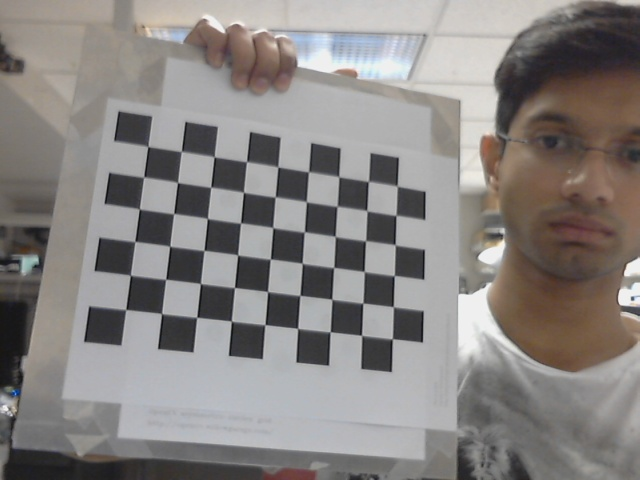
#> input picture caliberate_mono/data/image10.jpg, 640 x 480 px; its folder holds only this picture in this run
$ python calibrate.py data/image10.jpg   (older library calls are emulated)
#> lines starting #> are read from the running program, lines starting #| are printed output that depends on the picture; long printed decimals are rounded
### caliberate_mono/common.py
#/usr/bin/env python

'''
This module contais some common routines used by other samples.
'''

import numpy as np
import cv2
import os
from contextlib import contextmanager
import itertools as it

image_extensions = ['.bmp', '.jpg', '.jpeg', '.png', '.tif', '.tiff', '.pbm', '.pgm', '.ppm']

class Bunch(object):
    def __init__(self, **kw):
        self.__dict__.update(kw)
    def __str__(self):
        return str(self.__dict__)

def splitfn(fn):
    path, fn = os.path.split(fn)
    name, ext = os.path.splitext(fn)
    return path, name, ext

def anorm2(a):
    return (a*a).sum(-1)
def anorm(a):
    return np.sqrt( anorm2(a) )

# [44 lines left out: functions homotrans, to_rect, rect2rect_mtx, lookat, mtx2rvec, draw_str, not called in this run]
class Sketcher:
    def __init__(self, windowname, dests, colors_func):
        # [8 lines left out: function __init__, not called in this run]
    def show(self):
        cv2.imshow(self.windowname, self.dests[0])

    def on_mouse(self, event, x, y, flags, param):
        # [12 lines left out: function on_mouse, not called in this run]

# palette data from matplotlib/_cm.py
_jet_data =   {'red':   ((0., 0, 0), (0.35, 0, 0), (0.66, 1, 1), (0.89,1, 1),
                         (1, 0.5, 0.5)),
               'green': ((0., 0, 0), (0.125,0, 0), (0.375,1, 1), (0.64,1, 1),
                         (0.91,0,0), (1, 0, 0)),
               'blue':  ((0., 0.5, 0.5), (0.11, 1, 1), (0.34, 1, 1), (0.65,0, 0),
                         (1, 0, 0))}

cmap_data = { 'jet' : _jet_data }

def make_cmap(name, n=256):
    # [14 lines left out: function make_cmap, not called in this run]
def nothing(*arg, **kw):
    pass

def clock():
    return cv2.getTickCount() / cv2.getTickFrequency()

@contextmanager
# [8 lines left out: function Timer, not called in this run]
class StatValue:
    def __init__(self, smooth_coef = 0.5):
        self.value = None
        self.smooth_coef = smooth_coef
    def update(self, v):
        # [6 lines left out: function update, not called in this run]
class RectSelector:
    def __init__(self, win, callback):
        # [30 lines left out: functions __init__, onmouse, draw, not called in this run]
    def dragging(self):
        return self.drag_rect is not None


def grouper(n, iterable, fillvalue=None):
    # [4 lines left out: function grouper, not called in this run]
def mosaic(w, imgs):
    # [11 lines left out: function mosaic, not called in this run]
def getsize(img):
    h, w = img.shape[:2]
    return w, h

def mdot(*args):
    return reduce(np.dot, args)

def draw_keypoints(vis, keypoints, color = (0, 255, 255)):
    # [4 lines left out: function draw_keypoints, not called in this run]
### caliberate_mono/calibrate.py
#!/usr/bin/env python

'''
camera calibration for distorted images with chess board samples
reads distorted images, calculates the calibration and write undistorted images

usage:
    calibrate.py [--debug <output path>] [--square_size] [<image mask>]

default values:
    --debug:    ./output/
    --square_size: 1.0
    <image mask> defaults to ../data/left*.jpg
'''

# Python 2/3 compatibility
from __future__ import print_function

import numpy as np
import cv2

# local modules
from common import splitfn

# built-in modules
import os

if __name__ == '__main__':
    import sys
    import getopt
    from glob import glob

    args, img_mask = getopt.getopt(sys.argv[1:], '', ['debug=', 'square_size='])
    args = dict(args)
    args.setdefault('--debug', './output/')
    args.setdefault('--square_size', 1.0)
    if not img_mask:
        img_mask = '/data/image*.jpg'  # default
    else:
        img_mask = img_mask[0]

    img_names = glob(img_mask)
    debug_dir = args.get('--debug')
    if not os.path.isdir(debug_dir):
        os.mkdir(debug_dir)
    square_size = float(args.get('--square_size'))

    pattern_size = (9, 6)
    pattern_points = np.zeros((np.prod(pattern_size), 3), np.float32)
    pattern_points[:, :2] = np.indices(pattern_size).T.reshape(-1, 2)
    pattern_points *= square_size

    obj_points = []
    img_points = []
    h, w = 0, 0
    img_names_undistort = []
    for fn in img_names:
        print('processing %s... ' % fn, end='')
        img = cv2.imread(fn, 0)
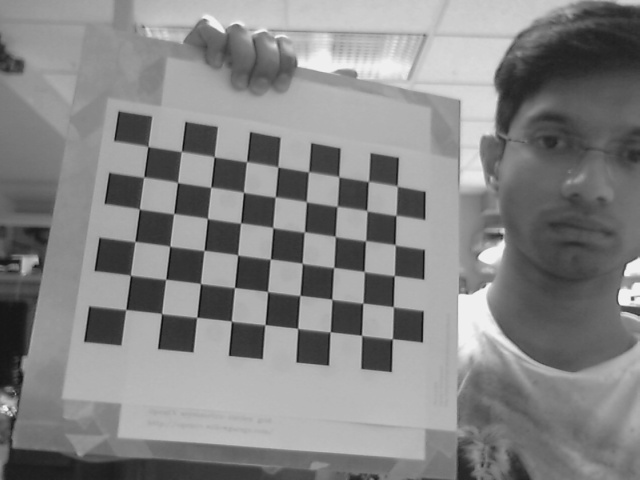
#> img: shape (480, 640); min 12, max 244, mean 132.8
        if img is None:
            print("Failed to load", fn)
            continue

        h, w = img.shape[:2]
#> h = 480; w = 640
        found, corners = cv2.findChessboardCorners(img, pattern_size)
#> found = True; corners = 54 rows, first 8: [148, 146.5], [181.5, 151.6], [214.2, 156.7], [246.8, 162], [277.9, 167], [308.5, 172], [338.6, 177.1], [368.4, 181.6]
        if found:
            term = (cv2.TERM_CRITERIA_EPS + cv2.TERM_CRITERIA_COUNT, 30, 0.1)
            cv2.cornerSubPix(img, corners, (5, 5), (-1, -1), term)

        if debug_dir:
            vis = cv2.cvtColor(img, cv2.COLOR_GRAY2BGR)
            cv2.drawChessboardCorners(vis, pattern_size, corners, found)
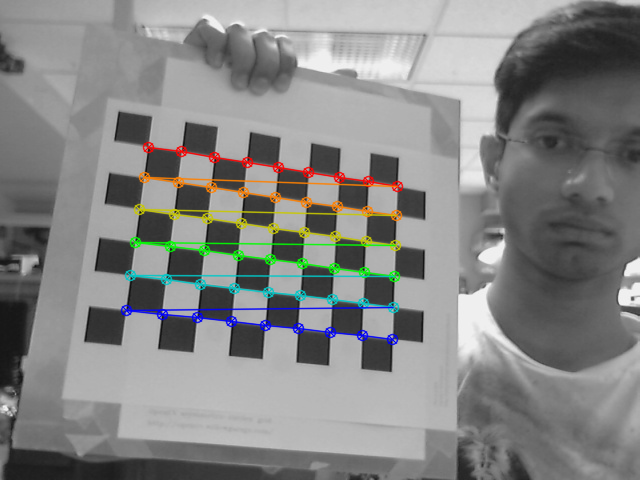
#> vis: shape (480, 640, 3); mean B, G, R 131.9, 133.1, 132.5
            path, name, ext = splitfn(fn)
            outfile = debug_dir + name + '_chess.png'
            cv2.imwrite(outfile, vis)
            if found:
                img_names_undistort.append(outfile)

        if not found:
            print('chessboard not found')
            continue

        img_points.append(corners.reshape(-1, 2))
        obj_points.append(pattern_points)

        print('ok')

    # calculate camera distortion
    rms, camera_matrix, dist_coefs, rvecs, tvecs = cv2.calibrateCamera(obj_points, img_points, (w, h), None, None)
#> rms = 0.151; camera_matrix = [[712, 0, 293.8], [0, 712.1, 254.3], [0, 0, 1]]; dist_coefs = [[0.0397, 0.525, 0.00358, -0.00773, -23.73]]; rvecs = ([-0.261, -0.231, 0.102],); tvecs = ([-4.37, -3.25, 21.45],)
    # writing the caliberation output to the file
    out_file = open("caliberation.txt", 'w')
    out_file.write("the RMS \n")
    out_file.write(str(rms))
    out_file.write("\n the camera matrix \n")
    out_file.write(str(camera_matrix))
    out_file.write("\n the distortion coefficients\n")
    out_file.write(str(dist_coefs.ravel()))
    out_file.close()
    print("\nRMS:", rms)
#| RMS: 0.1508
    print("camera matrix:\n", camera_matrix)
#| camera matrix:
#|  [[711.996   0.         293.751]
#|  [  0.         712.074 254.282]
#|  [  0.           0.           1.        ]]
    print("distortion coefficients: ", dist_coefs.ravel())
#| distortion coefficients:  [ 3.96782408e-02  5.24603989e-01  3.58444245e-03 -7.73044294e-03
#|  -2.37260086e+01]

    # undistort the image with the calibration
    print('')
    for img_found in img_names_undistort:
        img = cv2.imread(img_found)

        h,  w = img.shape[:2]
        newcameramtx, roi = cv2.getOptimalNewCameraMatrix(camera_matrix, dist_coefs, (w, h), 1, (w, h))
#> newcameramtx = [[712, 0, 293.8], [0, 604.5, 276.7], [0, 0, 1]]; roi = (0, 61, 639, 407)

        dst = cv2.undistort(img, camera_matrix, dist_coefs, None, newcameramtx)
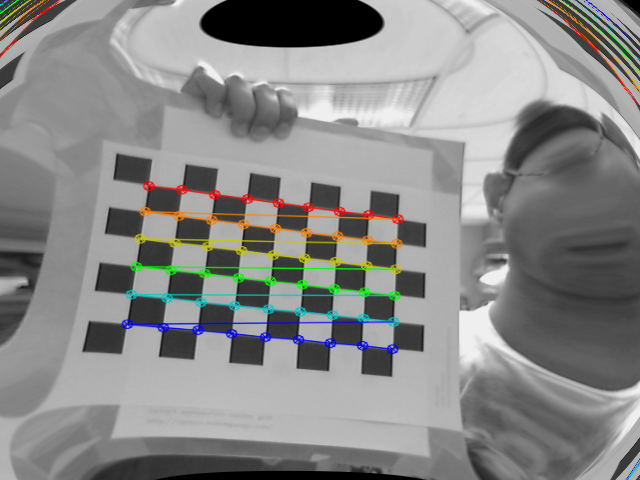
#> dst: shape (480, 640, 3); mean B, G, R 135.5, 136.8, 136.4

        # crop and save the image
        x, y, w, h = roi
#> x = 0; y = 61; w = 639; h = 407
        dst = dst[y:y+h, x:x+w]
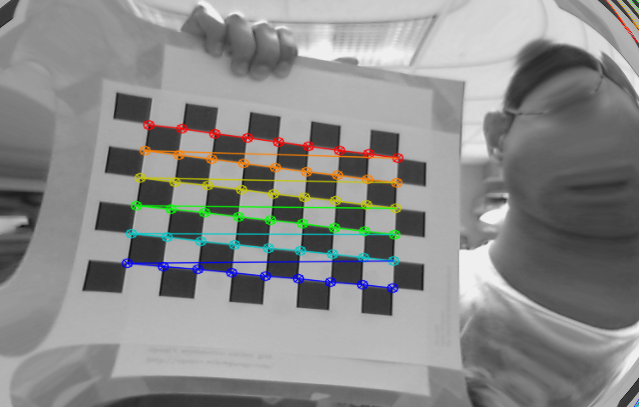
#> dst: shape (407, 639, 3); mean B, G, R 137.4, 138.7, 138.2
        outfile = img_found + '_undistorted.png'
        print('Undistorted image written to: %s' % outfile)
        cv2.imwrite(outfile, dst)

    cv2.destroyAllWindows()

$ run again, on caliberate_mono/data/image14.jpg
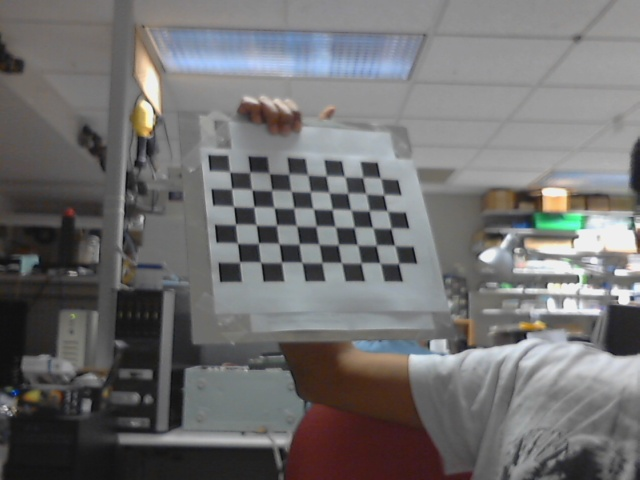
#> input picture caliberate_mono/data/image14.jpg, 640 x 480 px
#> found = True; corners = 54 rows, first 8: [229.6, 172.2], [250, 172.3], [269.5, 173.9], [289.1, 174.8], [307.8, 176.8], [326.5, 176.4], [345, 177.3], [362.5, 177.5]
#> `cv2.drawChessboardCorners(vis, pattern_size, corners, found)`:
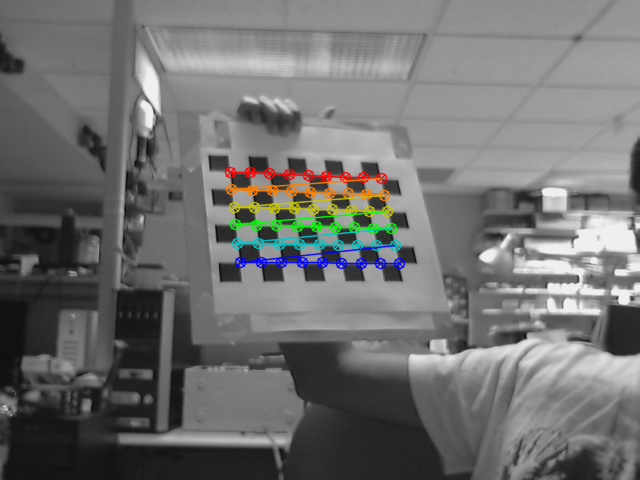
#> vis: shape (480, 640, 3); mean B, G, R 111.1, 112, 111.6
#> rms = 0.18; camera_matrix = [[799.4, 0, 316.5], [0, 805.6, 261.9], [0, 0, 1]]; dist_coefs = [[-0.698, 83.49, 0.0237, -0.0119, -2246.7]]; rvecs = ([-0.486, -0.312, -0.0702],); tvecs = ([-4.24, -4.41, 39.14],)
#| RMS: 0.1803
#| camera matrix:
#|  [[799.433   0.         316.453]
#|  [  0.         805.641 261.863]
#|  [  0.           0.           1.        ]]
#| distortion coefficients:  [-6.97646991e-01  8.34941182e+01  2.37370808e-02 -1.18540139e-02
#|  -2.24672816e+03]
#> newcameramtx = [[799.4, 0, 316.5], [0, 805.6, 261.9], [0, 0, 1]]; roi = (0, 0, 639, 479)
#> `x, y, w, h = roi`: x = 0; w = 639; h = 479
#> `dst = dst[y:y+h, x:x+w]`:
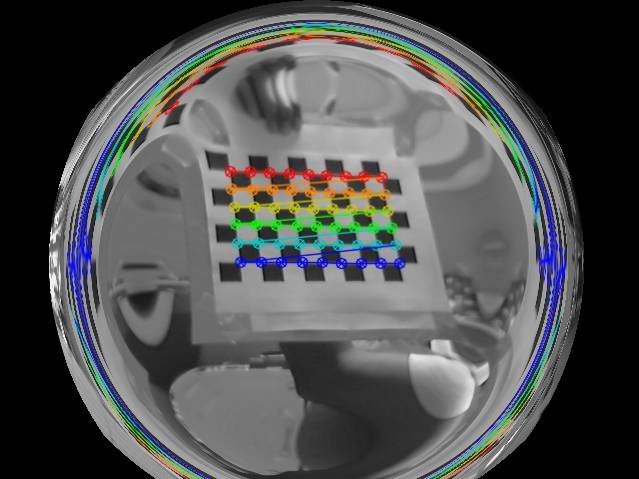
#> dst: shape (479, 639, 3); mean B, G, R 79, 79.1, 77.7

$ run again, on caliberate_mono/data/image15.jpg
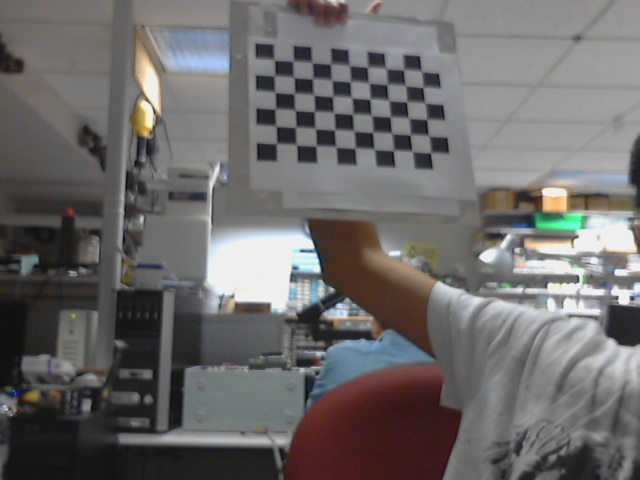
#> input picture caliberate_mono/data/image15.jpg, 640 x 480 px
#> found = True; corners = 54 rows, first 8: [274.5, 60.73], [293, 62.76], [312, 64.1], [330.5, 65.07], [349.3, 66.12], [367, 67.73], [385.9, 69.53], [403.6, 70.35]
#> `cv2.drawChessboardCorners(vis, pattern_size, corners, found)`:
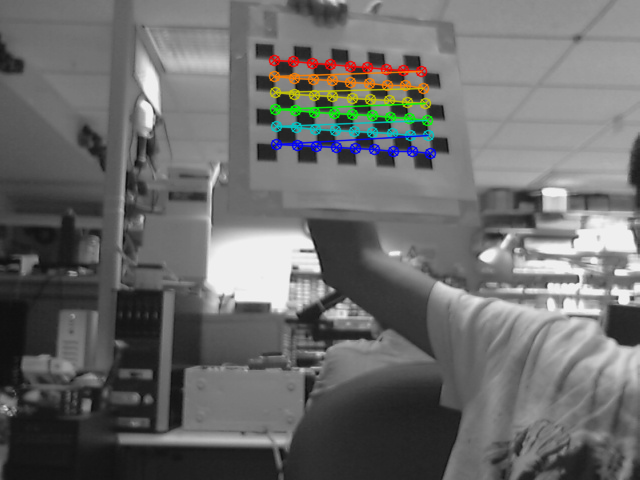
#> vis: shape (480, 640, 3); mean B, G, R 106.4, 107.3, 106.9
#> rms = 0.297; camera_matrix = [[751.5, 0, 306.8], [0, 750.2, 250.7], [0, 0, 1]]; dist_coefs = [[0.313, -9.3, -0.00669, -0.00523, 72.15]]; rvecs = ([-0.391, -0.179, -0.00244],); tvecs = ([-1.68, -9.93, 39.29],)
#| RMS: 0.2974
#| camera matrix:
#|  [[751.529   0.         306.774]
#|  [  0.         750.152 250.744]
#|  [  0.           0.           1.        ]]
#| distortion coefficients:  [ 3.13346366e-01 -9.30128549e+00 -6.69485754e-03 -5.22587527e-03
#|   7.21454828e+01]
#> newcameramtx = [[839.4, 0, 316.9], [0, 758.8, 248.2], [0, 0, 1]]; roi = (138, 139, 341, 223)
#> `x, y, w, h = roi`: x = 138; y = 139; w = 341; h = 223
#> `dst = dst[y:y+h, x:x+w]`:
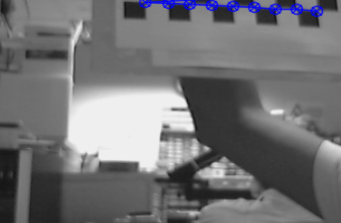
#> dst: shape (223, 341, 3); mean B, G, R 116.3, 113.6, 113.6

$ run again, on caliberate_mono/data/image16.jpg
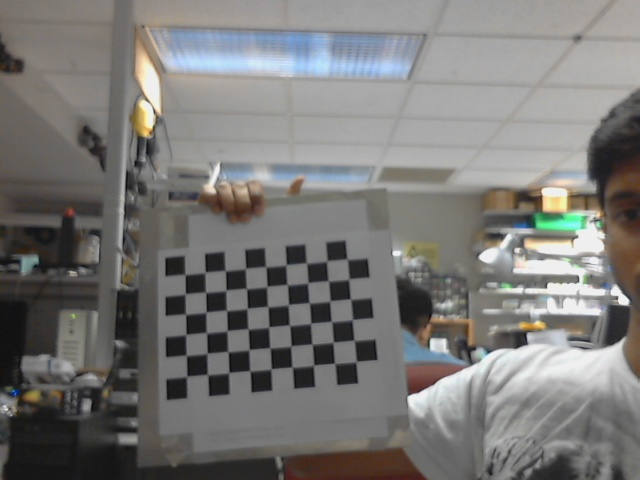
#> input picture caliberate_mono/data/image16.jpg, 640 x 480 px
#> found = True; corners = 54 rows, first 8: [185.4, 274.3], [205.9, 272.7], [225.8, 270.5], [245.7, 268.4], [266.2, 266.4], [286.2, 264.3], [306.6, 262.9], [326.4, 260.9]
#> `cv2.drawChessboardCorners(vis, pattern_size, corners, found)`:
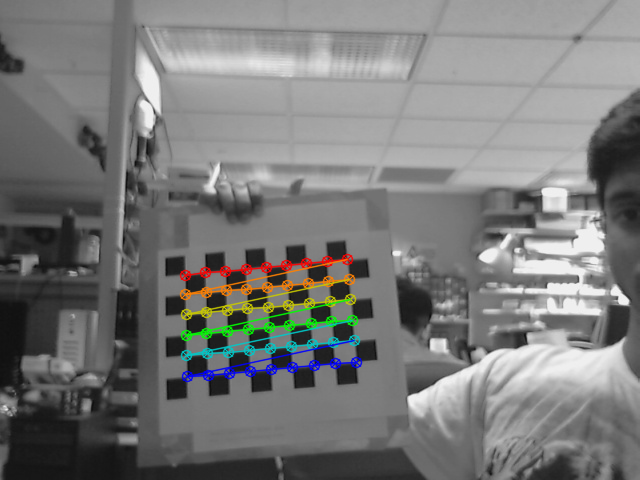
#> vis: shape (480, 640, 3); mean B, G, R 120.4, 121.4, 121
#> rms = 0.138; camera_matrix = [[944.1, 0, 323.2], [0, 936.8, 178.3], [0, 0, 1]]; dist_coefs = [[0.246, -7.9, 0.0222, -0.00216, 58.44]]; rvecs = ([-0.39, 0.0488, -0.0855],); tvecs = ([-6.79, 4.73, 46.75],)
#| RMS: 0.1383
#| camera matrix:
#|  [[944.131   0.         323.193]
#|  [  0.         936.754 178.320]
#|  [  0.           0.           1.        ]]
#| distortion coefficients:  [ 2.46281858e-01 -7.90135748e+00  2.22333000e-02 -2.16287942e-03
#|   5.84396698e+01]
#> newcameramtx = [[954.2, 0, 322.1], [0, 944.3, 183.1], [0, 0, 1]]; roi = (52, 7, 541, 424)
#> `x, y, w, h = roi`: x = 52; y = 7; w = 541; h = 424
#> `dst = dst[y:y+h, x:x+w]`:
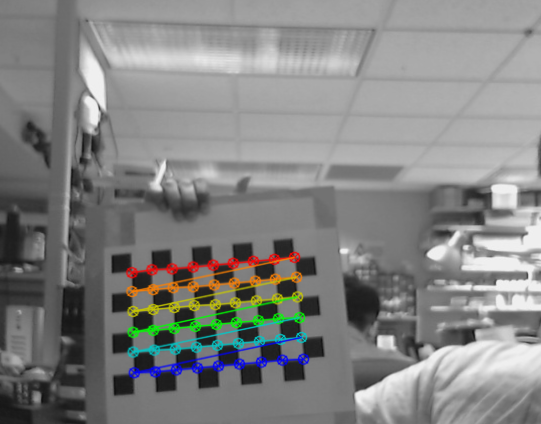
#> dst: shape (424, 541, 3); mean B, G, R 130.6, 131.8, 131.3

$ run again, on caliberate_mono/data/image11.jpg
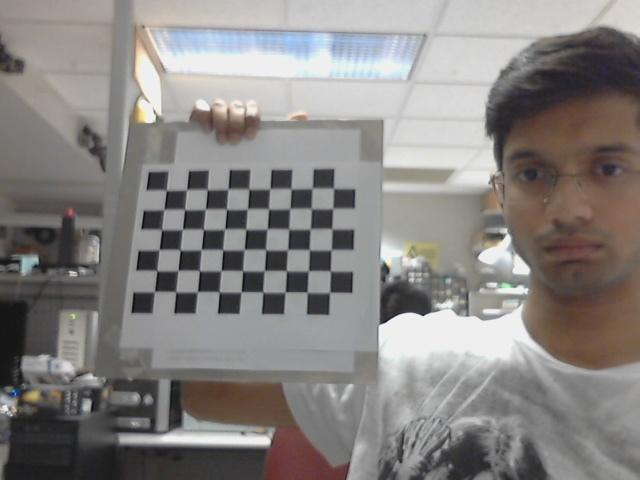
#> input picture caliberate_mono/data/image11.jpg, 640 x 480 px
#> found = True; corners = 54 rows, first 8: [166.6, 190.4], [187.1, 189.8], [207.4, 189.6], [228.5, 189.2], [249.4, 189], [270.3, 188.7], [291, 189.5], [312.3, 188.8]
#> rms = 0.15; camera_matrix = [[871.4, 0, 303.8], [0, 900.4, 280.3], [0, 0, 1]]; dist_coefs = [[0.0329, 7.96, 0.00469, -0.00357, -276.4]]; rvecs = ([-0.37, 0.124, 0.0265],); tvecs = ([-6.55, -4.17, 41.54],)
#| RMS: 0.1505
#| camera matrix:
#|  [[871.446   0.         303.758]
#|  [  0.         900.370 280.320 ]
#|  [  0.           0.           1.        ]]
#| distortion coefficients:  [ 3.28946721e-02  7.96452178e+00  4.68826254e-03 -3.57079177e-03
#|  -2.76357105e+02]
#> newcameramtx = [[778.4, 0, 339.6], [0, 535.9, 166.8], [0, 0, 1]]; roi = (68, 0, 571, 285)
#> `x, y, w, h = roi`: x = 68; y = 0; w = 571; h = 285
#> `dst = dst[y:y+h, x:x+w]`:
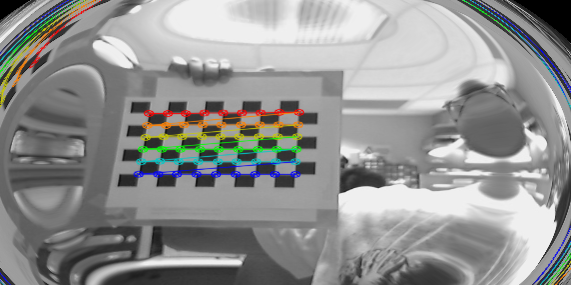
#> dst: shape (285, 571, 3); mean B, G, R 144.7, 145.9, 145.2
